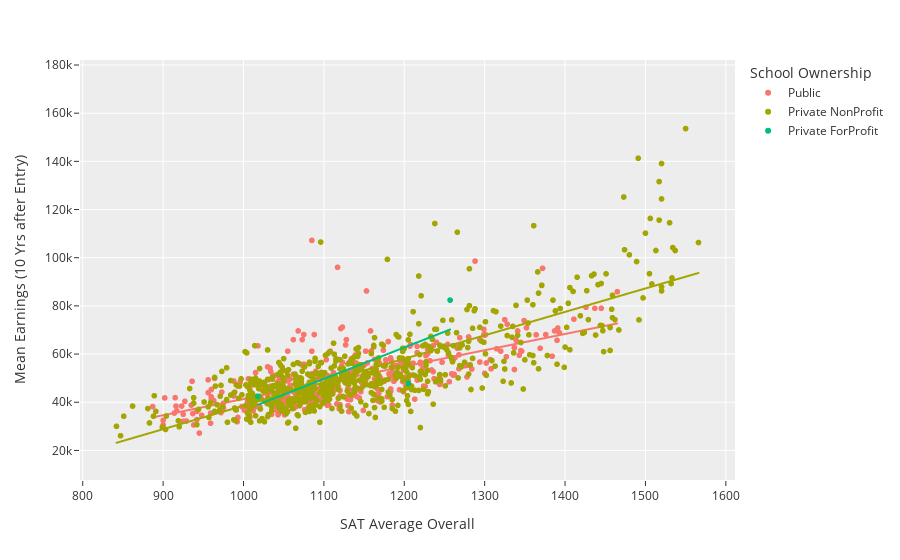

The cell this chart's notebook holds for it:
### Code cell
fig = px.scatter(data_frame = df_c, color="School Ownership",
                 x = "SAT Average Overall", y = "Mean Earnings (10 Yrs after Entry)",
                 hover_name=df['School Name'],trendline='ols',
#                  color_discrete_map={ # replaces default color mapping by value
#                 "True": "RebeccaPurple", "False": "MediumGreen"},
                 template = 'ggplot2')
fig.show()

### Figure 1 — Plotly figure (JSON) as saved in the notebook; plotly's stock layout.template omitted (floating-point values rounded to 4 significant figures; data arrays with more than 128 entries replaced by an {"elided": "..."} marker saying what was removed)
{"data": [{"hovertemplate": "<b>%{hovertext}</b><br><br>School Ownership=Public<br>SAT Average Overall=%{x}<br>Mean Earnings (10 Yrs after Entry)=%{y}<extra></extra>", "hovertext": {"elided": "581 str values"}, "legendgroup": "Public", "marker": {"color": "#F8766D", "symbol": "circle"}, "mode": "markers", "name": "Public", "showlegend": true, "type": "scattergl", "x": {"elided": "581 int values"}, "xaxis": "x", "y": {"elided": "581 int values"}, "yaxis": "y"}, {"hovertemplate": "<b>OLS trendline</b><br>Mean Earnings (10 Yrs after Entry) = 67.4646 * SAT Average Overall + -26108.9<br>R<sup>2</sup>=0.458461<br><br>School Ownership=Public<br>SAT Average Overall=%{x}<br>Mean Earnings (10 Yrs after Entry)=%{y} <b>(trend)</b><extra></extra>", "legendgroup": "Public", "marker": {"color": "#F8766D", "symbol": "circle"}, "mode": "lines", "name": "Public", "showlegend": false, "type": "scattergl", "x": {"elided": "427 int values"}, "xaxis": "x", "y": {"elided": "427 float values"}, "yaxis": "y"}, {"hovertemplate": "<b>%{hovertext}</b><br><br>School Ownership=Private NonProfit<br>SAT Average Overall=%{x}<br>Mean Earnings (10 Yrs after Entry)=%{y}<extra></extra>", "hovertext": {"elided": "1251 str values"}, "legendgroup": "Private NonProfit", "marker": {"color": "#A3A500", "symbol": "circle"}, "mode": "markers", "name": "Private NonProfit", "showlegend": true, "type": "scattergl", "x": {"elided": "1251 int values"}, "xaxis": "x", "y": {"elided": "1251 int values"}, "yaxis": "y"}, {"hovertemplate": "<b>OLS trendline</b><br>Mean Earnings (10 Yrs after Entry) = 97.375 * SAT Average Overall + -58814.5<br>R<sup>2</sup>=0.604312<br><br>School Ownership=Private NonProfit<br>SAT Average Overall=%{x}<br>Mean Earnings (10 Yrs after Entry)=%{y} <b>(trend)</b><extra></extra>", "legendgroup": "Private NonProfit", "marker": {"color": "#A3A500", "symbol": "circle"}, "mode": "lines", "name": "Private NonProfit", "showlegend": false, "type": "scattergl", "x": {"elided": "628 int values"}, "xaxis": "x", "y": {"elided": "628 float values"}, "yaxis": "y"}, {"hovertemplate": "<b>%{hovertext}</b><br><br>School Ownership=Private ForProfit<br>SAT Average Overall=%{x}<br>Mean Earnings (10 Yrs after Entry)=%{y}<extra></extra>", "hovertext": {"elided": "157 str values"}, "legendgroup": "Private ForProfit", "marker": {"color": "#00BF7D", "symbol": "circle"}, "mode": "markers", "name": "Private ForProfit", "showlegend": true, "type": "scattergl", "x": {"elided": "157 int values"}, "xaxis": "x", "y": {"elided": "157 int values"}, "yaxis": "y"}, {"hovertemplate": "<b>OLS trendline</b><br>Mean Earnings (10 Yrs after Entry) = 130.483 * SAT Average Overall + -93826.9<br>R<sup>2</sup>=0.571041<br><br>School Ownership=Private ForProfit<br>SAT Average Overall=%{x}<br>Mean Earnings (10 Yrs after Entry)=%{y} <b>(trend)</b><extra></extra>", "legendgroup": "Private ForProfit", "marker": {"color": "#00BF7D", "symbol": "circle"}, "mode": "lines", "name": "Private ForProfit", "showlegend": false, "type": "scattergl", "x": [1018, 1205, 1257], "xaxis": "x", "y": [39000.0, 63410.0, 70190.0], "yaxis": "y"}], "layout": {"legend": {"title": {"text": "School Ownership"}, "tracegroupgap": 0}, "margin": {"t": 60}, "xaxis": {"anchor": "y", "domain": [0, 1], "title": {"text": "SAT Average Overall"}}, "yaxis": {"anchor": "x", "domain": [0, 1], "title": {"text": "Mean Earnings (10 Yrs after Entry)"}}}}
